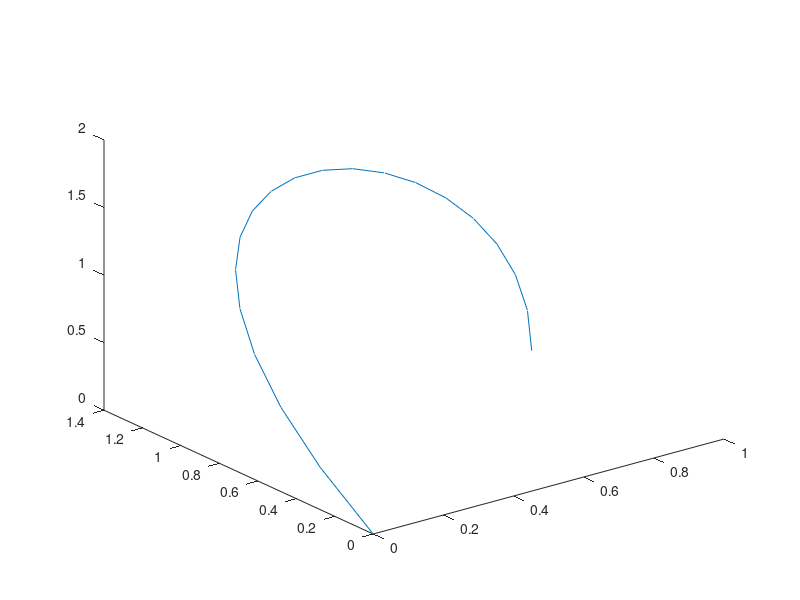

Reproduce this figure in MATLAB.
clc;
clear;

% Change these points to change shape of curve. Curve starts and ends at P0
% and P3 respectively.
P0 = [0 0 0]';
P1 = [0 2 2]';
P2 = [1 1 2]';
P3 = [1 1 0]';

t = linspace(0, 1, 20);
B = zeros(3, 20);
idx = 1;

for step = t
    B(:, idx) = (1-step)^3*P0 + 3*(1-step)^2*step*P1 + 3*(1-step)*step^2*P2 + step^3*P3;
    idx = idx+1;
end

plot3(B(1,:), B(2,:), B(3, :))